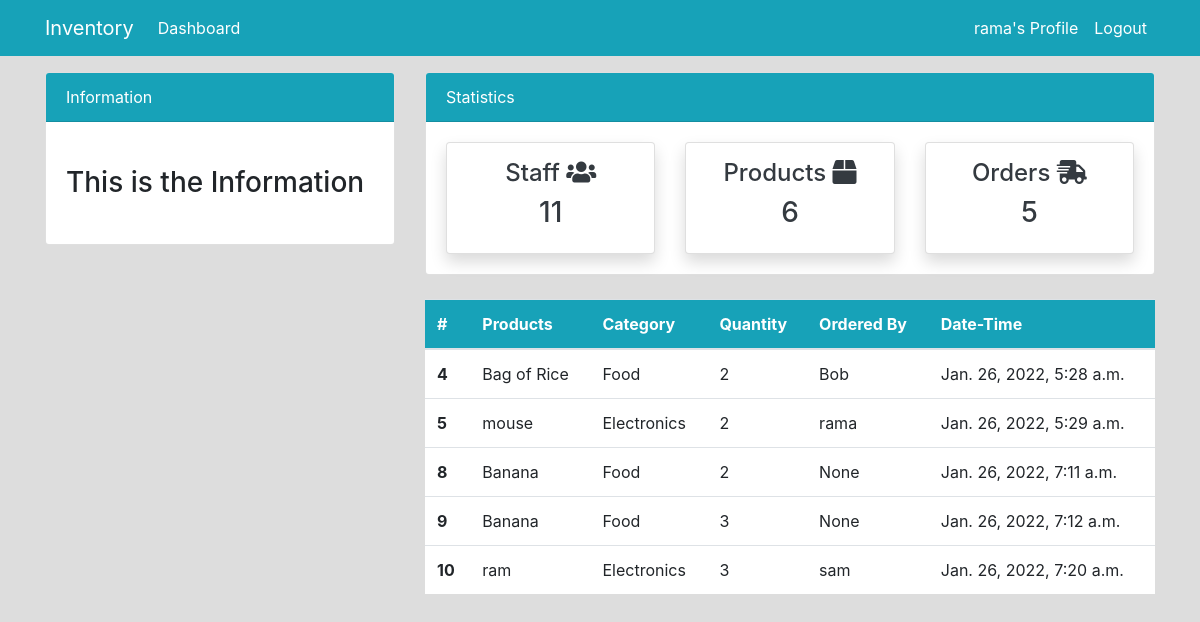
The page /order/ (signed in) on the database its author committed.
### dashboard/models.py (models this page shows, shortened)
class Order(models.Model):
       product=models.ForeignKey(Product,on_delete=models.CASCADE, null=True)
       staff=models.ForeignKey(User,models.CASCADE,null=True)
       order_quantity=models.PositiveIntegerField(null=True)
       date=models.DateTimeField(auto_now_add=True)

class Product(models.Model):
       name=models.CharField(max_length=100,null=True)
       category=models.CharField(max_length=20,choices=CATEGORY, null=True)
       quantity=models.PositiveIntegerField(null=True)
       class Meta:
              verbose_name_plural='Product'
       def __str__(self):
              return f'{self.name}'

### dashboard/views.py (the view)
# urls.py: path('order/',views.order, name="dashboard-order"),
@login_required
def order(request):
       orders=Order.objects.all()
       workers_count=User.objects.all().count()
       item_count=Product.objects.all().count()
       order_count=Order.objects.all().count()
       context={
              'orders':orders,
              'order_count':order_count,
              'workers_count':workers_count,
              'item_count':item_count
       }
       return render(request,"dashboard/order.html",context)

### templates/dashboard/order.html (shortened to what this page needs)
{% extends 'partials/base.html' %}
{% block content %}
{% include 'partials/topnav.html' %}
<div class="container">
       <div class="row my-4">
         <div class="col-md-4"></div>
       <div class="col-md-8">
   <table class="table bg-white">
     <thead class="bg-info">
       <tr class="text-white">
         <th scope="col">#</th>
         <th scope="col">Products</th>
         <th scope="col">Category</th>
         <th scope="col">Quantity</th>
         <th scope="col">Ordered By</th>
         <th scope="col">Date-Time</th>
       </tr>
     </thead>
     <tbody>
       {% for order in orders %}
       <tr>
         <th scope="row">{{order.id}}</th>
         <td>{{order.product}}</td>
         <td>{{order.product.category}}</td>
         <td>{{order.order_quantity}}</td>
         <td>{{order.staff}}</td>
         <td>{{order.date}}</td>
       </tr>
       {% endfor %}
     </tbody>
   </table></div></div></div>
{% endblock %}

### templates/partials/nav.html (shortened to what this page needs)
<nav class="navbar navbar-expand-lg navbar-info bg-info">
    {% if user.is_authenticated %}
       <div class="container">
           <a class="navbar-brand text-white" href="{% url 'dashboard-index' %}">Inventory</a>
           <div class="collapse navbar-collapse" id="navbarSupportedContent">
               <ul class="navbar-nav mr-auto">
                   <li class="nav-item active">
                       <a class="nav-link text-white" href="{% url 'dashboard-index' %}">Dashboard </a>
                   </li>
               </ul>
               <ul class="navbar-nav ml-auto">
                   <li class="nav-item active">
                       <a class="nav-link text-white" href="{% url 'user-profile' %}">{{user.username}}'s Profile </a>
                   </li>
                   <li class="nav-item">
                       <a class="nav-link text-white" href="{% url 'user-logout' %}">Logout</a>
                   </li>
               </ul>
       {% endif %}
   </nav>

### static/style.css (style rules this page uses)
body { background: rgb(221, 221, 221); }

### rows shown on the page
Order: id "4", product "Bag of Rice", product.category "Food", order_quantity "2", staff "Bob", date "Jan. 26, 2022, 5:28 a.m."
Order: id "5", product "mouse", product.category "Electronics", order_quantity "2", staff "rama", date "Jan. 26, 2022, 5:29 a.m."
Order: id "8", product "Banana", product.category "Food", order_quantity "2", staff "None", date "Jan. 26, 2022, 7:11 a.m."
Order: id "9", product "Banana", product.category "Food", order_quantity "3", staff "None", date "Jan. 26, 2022, 7:12 a.m."
Order: id "10", product "ram", product.category "Electronics", order_quantity "3", staff "sam", date "Jan. 26, 2022, 7:20 a.m."

### other values the page prints
{{ user.username }} "rama"
{{ workers_count }} "11"
{{ item_count }} "6"
{{ order_count }} "5"
